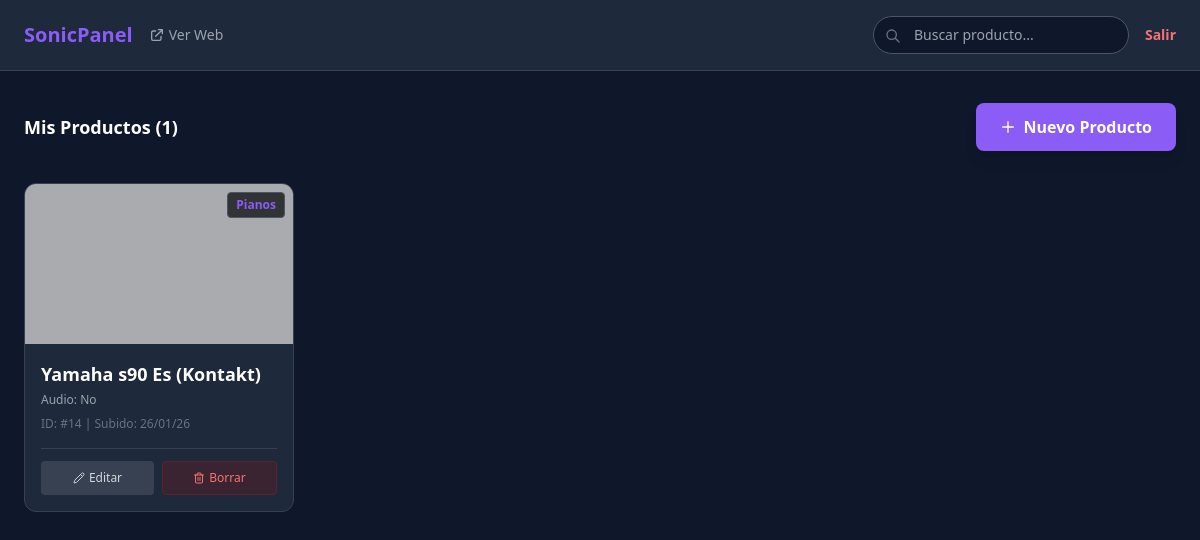
The app's page /admin/admin.php?busqueda=Yamaha s90 Es (Kontakt) (signed in) with its own data.
### tables this page shows
CREATE TABLE `productos` (
  `id` int(11) NOT NULL,
  `titulo` varchar(100) NOT NULL,
  `categoria` varchar(50) NOT NULL,
  `descripcion` text DEFAULT NULL,
  `imagen_url` varchar(255) DEFAULT NULL,
  `audio_url` varchar(255) DEFAULT NULL,
  `tamano` varchar(20) DEFAULT NULL,
  `link_descarga` varchar(255) DEFAULT NULL,
  `fecha_subida` datetime DEFAULT current_timestamp()
);

### admin/admin.php (the view, shortened to what this page needs)
<?php
include '../conexion.php';
$where = "";
if (isset($_GET['busqueda'])) {
    $b = $conn->real_escape_string($_GET['busqueda']);
    $where = "WHERE titulo LIKE '%$b%' OR categoria LIKE '%$b%'";
}
$sql = "SELECT * FROM productos $where ORDER BY id DESC";
$resultado = $conn->query($sql);
?>
<!DOCTYPE html>
<html lang="es" class="dark">
<head>
    <script src="https://cdn.tailwindcss.com"></script>
</head>
<body class="bg-darkbg text-white min-h-screen">
    <nav class="bg-cardbg border-b border-gray-700 px-6 py-4 sticky top-0 z-50">
        <div class="max-w-7xl mx-auto flex flex-col md:flex-row justify-between items-center gap-4">
            <div class="flex items-center gap-4">
                <span class="font-bold text-primary text-xl">SonicPanel</span>
                <a href="../" target="_blank" class="text-sm text-gray-400 hover:text-white flex items-center gap-1">
                    <svg class="w-4 h-4" fill="none" stroke="currentColor" viewBox="0 0 24 24">
                        <path stroke-linecap="round" stroke-linejoin="round" stroke-width="2" d="M10 6H6a2 2 0 00-2 2v10a2 2 0 002 2h10a2 2 0 002-2v-4M14 4h6m0 0v6m0-6L10 14"></path>
                    </svg>
                    Ver Web
                </a>
            </div>
            <div class="flex items-center gap-4 w-full md:w-auto">
                <form action="" method="GET" class="relative w-full md:w-64">
                    <input type="text" name="busqueda" placeholder="Buscar producto..." class="w-full bg-darkbg border border-gray-600 rounded-full py-2 px-4 pl-10 text-sm focus:border-primary outline-none">
                    <svg class="w-4 h-4 text-gray-500 absolute left-3 top-3" fill="none" stroke="currentColor" viewBox="0 0 24 24">
                        <path stroke-linecap="round" stroke-linejoin="round" stroke-width="2" d="M21 21l-6-6m2-5a7 7 0 11-14 0 7 7 0 0114 0z"></path>
                    </svg>
                </form>
                <a href="../logout.php" class="text-red-400 hover:text-red-300 font-bold text-sm">Salir</a>
            </div>
        </div>
    </nav>
    <main class="max-w-7xl mx-auto px-6 py-8">
        <div class="flex justify-between items-center mb-8">
            <h1 class="text-lg font-bold">Mis Productos (<?php echo $resultado->num_rows; ?>)</h1>
            <a href="agregar_producto.php" class="bg-primary hover:bg-violet-600 text-white px-6 py-3 rounded-lg font-bold shadow-lg hover:shadow-primary/50 transition flex items-center gap-2">
                <svg class="w-4 h-4" fill="none" stroke="currentColor" viewBox="0 0 24 24">
                    <path stroke-linecap="round" stroke-linejoin="round" stroke-width="2" d="M12 4v16m8-8H4"></path>
                </svg>
                Nuevo Producto
            </a>
        </div>
        <div class="grid grid-cols-1 sm:grid-cols-2 md:grid-cols-3 lg:grid-cols-4 gap-6">
            <?php if ($resultado->num_rows > 0): ?>
                <?php while ($row = $resultado->fetch_assoc()): ?>
                    <div class="bg-cardbg rounded-xl overflow-hidden border border-gray-700 hover:border-gray-500 transition group relative">
                        <div class="h-40 overflow-hidden relative">
                            <?php
                            $img_src = $row['imagen_url'];
                            ?>
                            <img src="<?php echo $img_src; ?>"
                                class="w-full h-full object-cover opacity-80 group-hover:opacity-100 transition"
                                onerror="this.src='https://via.placeholder.com/400x300?text=Error+al+cargar'">
                            <span class="absolute top-2 right-2 bg-black/70 text-primary text-xs font-bold px-2 py-1 rounded border border-gray-600">
                                <?php echo $row['categoria']; ?>
                            </span>
                        </div>
                        <div class="p-4">
                            <h3 class="font-bold text-white truncate text-lg" title="<?php echo $row['titulo']; ?>">
                                <?php echo $row['titulo']; ?>
                            </h3>
                            <p class="text-gray-400 text-xs mt-1 truncate">
                                Audio: <?php echo $row['audio_url'] ? 'Sí' : 'No'; ?>
                            </p>
                            <p class="text-gray-500 text-xs mt-2">
                                ID: #<?php echo $row['id']; ?> | Subido: <?php echo date("d/m/y", strtotime($row['fecha_subida'])); ?>
                            </p>
                            <div class="flex gap-2 mt-4 pt-3 border-t border-gray-700">
                                <a href="editar_productos.php?id=<?php echo $row['id']; ?>"
                                    class="flex-1 text-xs bg-gray-700 hover:bg-gray-600 py-2 rounded text-gray-300 text-center flex items-center justify-center gap-1 transition">
                                    <i data-lucide="pencil" class="w-3 h-3"></i> Editar
                                </a>
                                <button onclick="confirmarBorrado(<?php echo $row['id']; ?>)"
                                    class="flex-1 text-xs bg-red-900/30 hover:bg-red-600 text-red-400 hover:text-white py-2 rounded border border-red-900/50 transition duration-300 flex items-center justify-center gap-1">
                                    <i data-lucide="trash-2" class="w-3 h-3"></i> Borrar
                                </button>
                            </div>
                        </div>
                    </div>
                <?php endwhile; ?>
            <?php endif; ?>
        </div>
    </main>
</body>
</html>

### records on screen
productos: categoria "Pianos", titulo "Yamaha s90 Es (Kontakt)", audio_url "No", id "14", fecha_subida "26/01/26"

### other values on screen
$resultado->num_rows "1"
